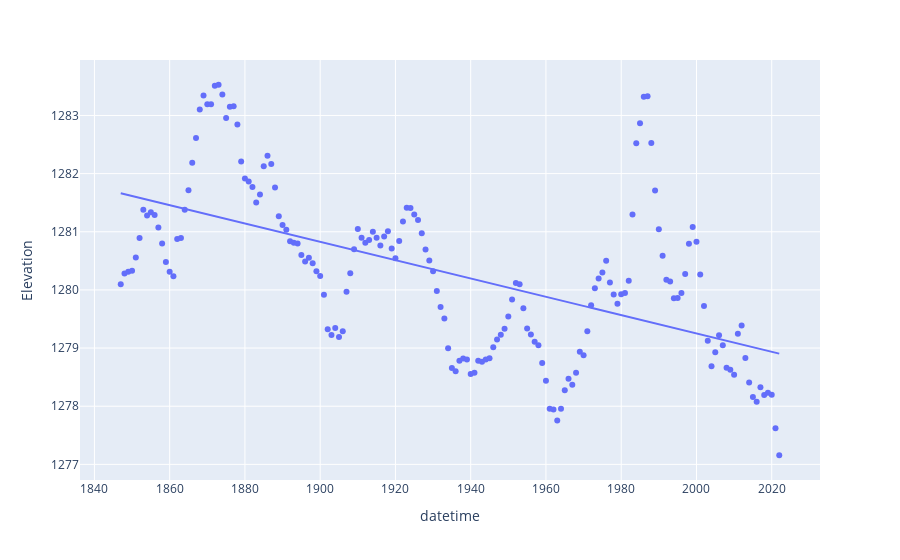

This figure's notebook cell:
### Code cell
lake = pd.read_csv('data/lake_df.csv')
lake['datetime'] = pd.to_datetime(lake['datetime'])
lake_yearly = lake.groupby(lake['datetime'].dt.year).mean().reset_index()
px.scatter(lake_yearly, x='datetime', y='Elevation', trendline='ols')
# lake_yearly

### Figure 1 — Plotly figure (JSON) as saved in the notebook; plotly's stock layout.template omitted (floating-point values rounded to 4 significant figures; data arrays with more than 128 entries replaced by an {"elided": "..."} marker saying what was removed)
{"data": [{"hovertemplate": "datetime=%{x}<br>Elevation=%{y}<extra></extra>", "legendgroup": "", "marker": {"color": "#636efa", "symbol": "circle"}, "mode": "markers", "name": "", "orientation": "v", "showlegend": false, "type": "scatter", "x": {"elided": "176 int values"}, "xaxis": "x", "y": {"elided": "176 float values"}, "yaxis": "y"}, {"hovertemplate": "<b>OLS trendline</b><br>Elevation = -0.015767 * datetime + 1310.78<br>R<sup>2</sup>=0.316185<br><br>datetime=%{x}<br>Elevation=%{y} <b>(trend)</b><extra></extra>", "legendgroup": "", "marker": {"color": "#636efa", "symbol": "circle"}, "mode": "lines", "name": "", "showlegend": false, "type": "scatter", "x": {"elided": "176 int values"}, "xaxis": "x", "y": {"elided": "176 float values"}, "yaxis": "y"}], "layout": {"legend": {"tracegroupgap": 0}, "margin": {"t": 60}, "xaxis": {"anchor": "y", "domain": [0, 1], "title": {"text": "datetime"}}, "yaxis": {"anchor": "x", "domain": [0, 1], "title": {"text": "Elevation"}}}}
